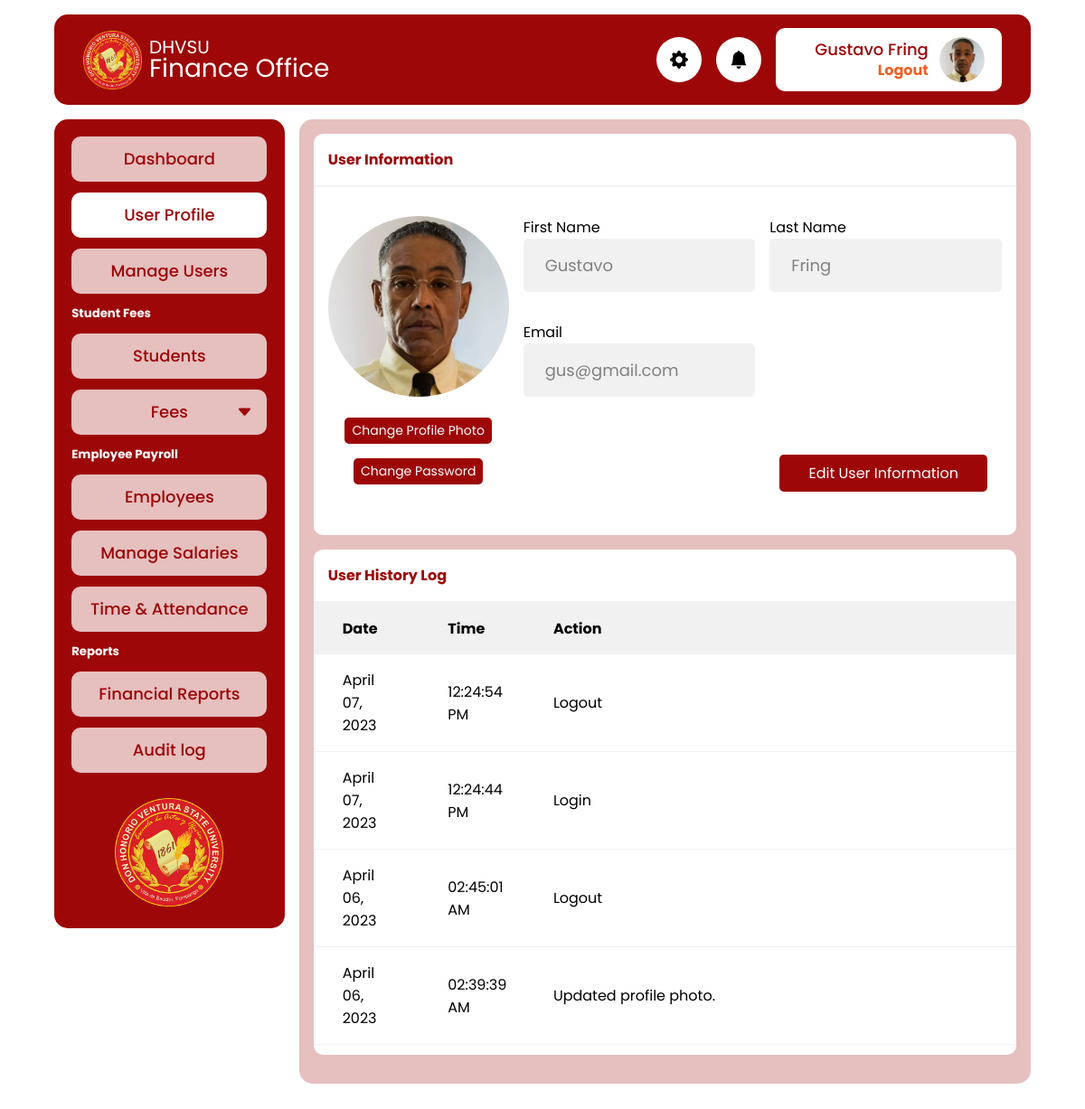
/admin/profile.php (signed in), run on an earlier commit of the app's database.
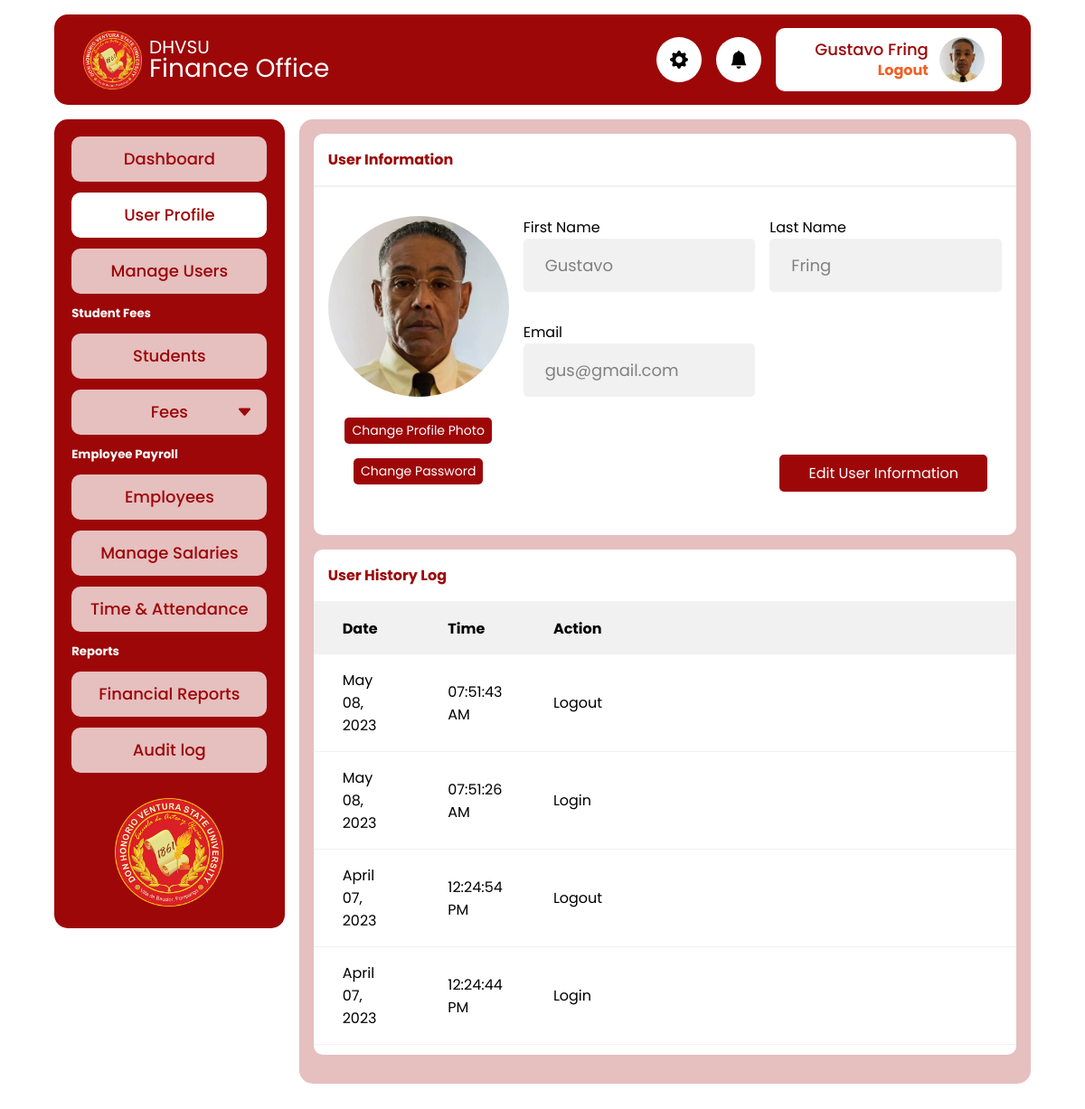
And on a later commit of the database.
### tables this page shows
CREATE TABLE `tbl_finance_audit_log` (
  `id` int(11) NOT NULL,
  `user_id` int(11) NOT NULL,
  `action_date` datetime NOT NULL DEFAULT current_timestamp(),
  `action_desc` text NOT NULL
);

### app/util_func.php (called while the page is built, shortened)
<?php
function fetchUserAuditLog($pdo)
{
  $user_id = $_SESSION["user"]["id"];
  $sql = "SELECT * FROM `tbl_finance_audit_log` WHERE user_id = ? ORDER BY id DESC";
  $stmt = $pdo->prepare($sql);
  $stmt->execute([$user_id]);
  if ($stmt->rowCount() > 0) {
    $data = $stmt->fetchAll();
    return $data;
  }
}

### admin/profile.php (the view, shortened to what this page needs)
<?php
require_once  './includes/header.php';
$auditLog = fetchUserAuditLog($pdo);
?>
<main>
  <div class="card fit">
    <div class="card-header">
      <h4>User Information</h4>
    </div>
    <div class="card-body profile">
      <div class="profile-photo-container">
        <picture class="profile-picture">
          <img srcset="<?= $_SESSION["user"]["profile_photo"] ?>" src="../assets/profile-placeholder.jpg" alt="" class="">
        </picture>
        <button type="button" class="btn btn-sm" id="change-dp-btn">Change Profile Photo</button>
        <button type="button" class="btn btn-sm" id="change-dp-btn" data-custom-open="modal-1">Change Password</button>
      </div>
      <form action="../app/user_info_update.php" method="post">
        <div class="user-info" id="input-list">
          <div class="info">
            <label for="first_name">First Name</label>
            <input type="text" class="input-control gray" disabled value="<?= $_SESSION["user"]["first_name"] ?>" name="first_name">
          </div>
          <div class="info">
            <label for="last_name">Last Name</label>
            <input type="text" class="input-control gray" disabled value="<?= $_SESSION["user"]["last_name"] ?>" name="last_name">
          </div>
          <div class="info">
            <label for="email">Email</label>
            <input type="text" class="input-control gray" disabled value="<?= $_SESSION["user"]["email"] ?>" name="email">
          </div>
        </div>
        <div class="edit-btn-group">
          <button type="button" class="btn" id="edit-btn">Edit User Information</button>
        </div>
      </form>
    </div>
  </div>
  <div class="card fit">
    <div class="card-header">
      <h4>User History Log</h4>
    </div>
    <div class="card-body p-0" id="user-log">
      <div class="">
        <table>
          <thead>
            <th>Date</th>
            <th>Time</th>
            <th style="width:70%">Action</th>
          </thead>
          <tbody>
            <?php
            foreach ($auditLog as $log) {
            ?>
              <tr>
                <td><?= date("F d, Y", strtotime($log["action_date"])) ?></td>
                <td><?= date("h:i:s A", strtotime($log["action_date"])) ?></td>
                <td><?= $log["action_desc"] ?></td>
              </tr>
            <?php
            }
            ?>
          </tbody>
        </table>
      </div>
    </div>
  </div>
</main>
<?php
require_once  './includes/footer.php'
?>

### admin/includes/header.php (shortened to what this page needs)
<?php
require '../config.php';
require '../app/util_func.php';
?>
<!DOCTYPE html>
<html lang="en">
<head>
  <link rel="stylesheet" href="../css/style.css">
  <link rel="stylesheet" href="../css/modal.css">
  <link rel="stylesheet" href="../css/toastify.css">
  <link rel="stylesheet" href="https://cdn.jsdelivr.net/npm/bootstrap-icons@1.10.3/font/bootstrap-icons.css">
</head>
<body>
  <header class="header">
    <a href="" class="brand">
      <img src="../icon.png" alt="" class="logo">
      <div class="site-name">
        <p class="school">DHVSU</p>
        <p class="office">Finance Office</p>
      </div>
    </a>
    <div class="header-icon">
      <i class="bi bi-gear-fill"></i>
    </div>
    <div class="header-icon">
      <i class="bi bi-bell-fill"></i>
    </div>
    <div class="header-user">
      <div class="user-account">
        <a href="profile.php" class="username">
          <p><?= $_SESSION["user"]["first_name"] . " " . $_SESSION["user"]["last_name"] ?></p>
        </a>
        <a href="./logout.php" class="logout">Logout</a>
      </div>
      <img srcset="<?= $_SESSION["user"]["profile_photo"] ?>" src="../assets/profile-placeholder.jpg" alt="" class="display-photo">
    </div>
  </header>
  <div class="container">
    <div class="sidebar">
      <ul>
        <li>
          <a class="nav-link" href="dashboard.php">
            Dashboard
          </a>
        </li>
        <li>
          <a class="nav-link" href="profile.php">
            User Profile
          </a>
        </li>
        <li>
          <a class="nav-link" href="manage_users.php">
            Manage Users
          </a>
        </li>
      </ul>
      <h5>Student Fees</h5>
      <ul>
        <li>
          <a class="nav-link" href="students.php">
            Students
          </a>
        </li>
        <li>
          <button type="button" class="nav-menu-btn" href="">
            <i class="bi bi-caret-down-fill"></i>Fees
          </button>
        </li>
      </ul>
      <h5>Employee Payroll</h5>
      <ul>
        <li>
          <a class="nav-link" href="employees.php">
            Employees
          </a>
        </li>
        <li>
          <a class="nav-link" href="">
            Manage Salaries
          </a>
        </li>
        <li>
          <a class="nav-link" href="">
            Time & Attendance
          </a>
        </li>
      </ul>
      <h5>Reports</h5>
      <ul>
        <li>
          <a class="nav-link" href="">
            Financial Reports
          </a>
        </li>
        <li>
          <a class="nav-link" href="audit_log.php">
            Audit log
          </a>
        </li>
      </ul>
      <img src="../icon.png" class="logo" alt="">
    </div>

### admin/includes/footer.php (shortened to what this page needs)
</div>
</body>
</html>

What changed in the data, as far as the page shows it:
no longer on this page (row unchanged): tbl_finance_audit_log: action_date "April 06, 2023", action_date "02:45:01 AM", action_desc "Logout"
no longer on this page (row unchanged): tbl_finance_audit_log: action_date "April 06, 2023", action_date "02:39:39 AM", action_desc "Updated profile photo."
added tbl_finance_audit_log: action_date "May 08, 2023", action_date "07:51:43 AM", action_desc "Logout"
added tbl_finance_audit_log: action_date "May 08, 2023", action_date "07:51:26 AM", action_desc "Login"
